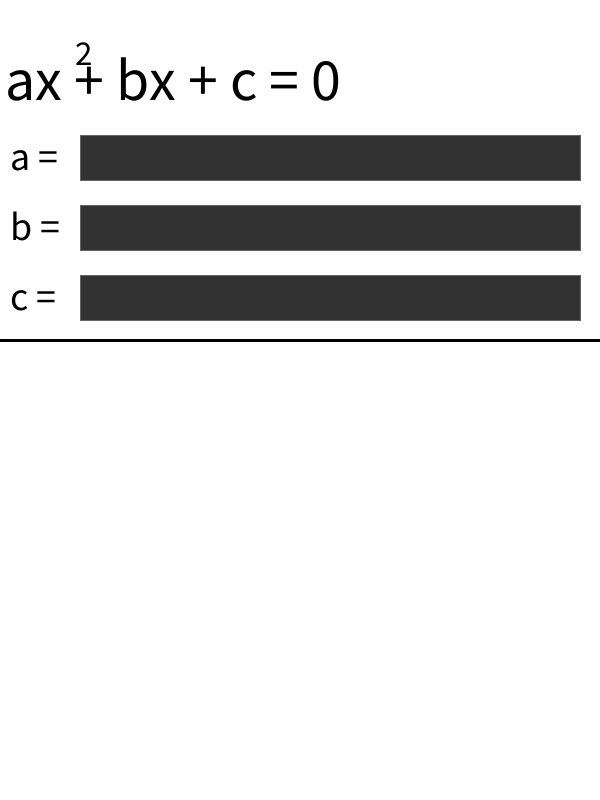
Frame 1 (no input)
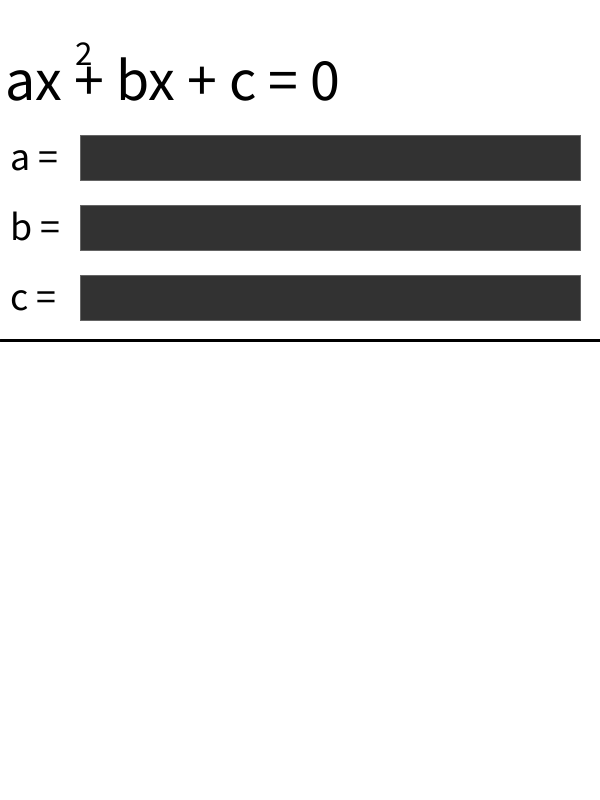
Frame 60 (the mouse pressed at the canvas centre just before this capture)
Frame 120 (the mouse held since frame 60 and released just before this capture): identical to frame 60, image omitted

The Processing sketch that drew these frames (run headless with seeded random() and noise(); from frame 60 on, the mouse is pressed at the canvas centre):

// Processing sketch: equate
// ── equate.pde
String sA = "";
String sB = "";
String sC = "";
double a = 0;
double b = 0;
double c = 0;
int select = -1;
void setup() {
  size(600, 800);
}

void draw() {
  background(255);
  drawStuff();
  if (!sA.isEmpty()) {
    a = float(sA);
  }
  if (!sB.isEmpty()) {
    b = float(sB);
  }
  if (!sC.isEmpty()) {
    c = float(sC);
  }
  if (a!=0) {
    double D = (b*b) - 4*a*c;
    if (D<0) {
      text("D = b - 4ac = "+D, 10, 400);
      textSize(25);
      text("2", 123, 375);
      textSize(70);
      text("ass", 10, 480);
      textSize(40);
    } else {
      text("D = b - 4ac = "+D, 10, 400);
      textSize(25);
      text("2", 123, 375);
      textSize(60);
      double x1 = (-b + Math.sqrt(D))/(2*a);
      double x2 = (-b - Math.sqrt(D))/(2*a);
      text("x = "+x1, 10, 470);
      text("x = "+x2, 10, 540);
      textSize(25);
      text("1", 45, 480);
      text("2", 45, 550);
    }
  }
}


void drawStuff() {
  textSize(60);
  textAlign(LEFT);
  fill(0);
  text("ax + bx + c = 0", 5, 100);
  textSize(35);
  text("2", 75, 65);

  textSize(40);
  rectMode(CORNERS);

  text("a = ", 10, 170);
  fill(50);
  if (select == 0) {
    strokeWeight(5);
    stroke(255, 0, 0);
  } else {
    strokeWeight(1);
    stroke(100);
  }
  rect(80, 135, width-20, 180);
  fill(255);
  textAlign(LEFT, TOP);
  text(sA, 85, 135);
  fill(0);
  textAlign(LEFT);

  text("b = ", 10, 240);
  fill(50);
  if (select == 1) {
    strokeWeight(5);
    stroke(255, 0, 0);
  } else {
    strokeWeight(1);
    stroke(100);
  }
  rect(80, 205, width-20, 250);
  fill(255);
  textAlign(LEFT, TOP);
  text(sB, 85, 205);
  fill(0);
  textAlign(LEFT);

  text("c = ", 10, 310);
  //text("b = ",10,240);
  fill(50);
  if (select == 2) {
    strokeWeight(5);
    stroke(255, 0, 0);
  } else {
    strokeWeight(1);
    stroke(100);
  }
  rect(80, 275, width-20, 320);
  fill(255);
  textAlign(LEFT, TOP);
  text(sC, 85, 275);
  fill(0);
  textAlign(LEFT);
  stroke(0);
  strokeWeight(3);
  line(0, 340, width, 340);
  strokeWeight(1);
}

// ── utilities.pde
void keyPressed(){
  if(key == '.' || key == '-' || key == '0' || key == '1' || key == '2' || key == '3' || key == '4' || key == '5' || key == '6' || key == '7' || key == '8' || key == '9'){
    if(select == 0){
      sA += key; 
    }else if(select == 1){
      sB += key;
    }else if(select == 2){
      sC += key; 
    }
  }
  if(key == BACKSPACE){
    if(select == 0){
      if(!sA.isEmpty())
      sA = sA.substring(0, sA.length()-1); 
    }else if(select == 1){
      if(!sB.isEmpty())
      sB = sB.substring(0, sB.length()-1); 
    }else if(select == 2){
      if(!sC.isEmpty())
      sC = sC.substring(0, sC.length()-1); 
    }
  }
}

void mousePressed(){
   if(mOver(80, 135, width-20, 180)){
     select = 0;
   }else if(mOver(80, 205, width-20, 250)){
     select = 1;
   }else if(mOver(80, 275, width-20, 320)){
     select = 2;
   }else select = -1;
}

boolean mOver(float x1, float y1, float x2, float y2){
  return(mouseX>x1 && mouseX < x2 && mouseY>y1 && mouseY<y2);
}
